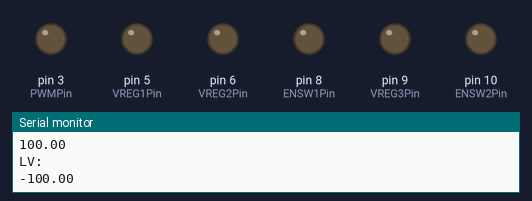
The sketch below on a simulated Arduino Leonardo, built with avr-gcc and run on an emulated ATmega32U4. Shown: output pins drawn as LEDs (lit = HIGH), the last lines printed to the serial monitor.

Above: at 0.1 s.
At 3.15 s:
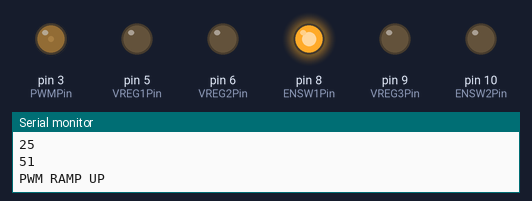
At 15.7 s:
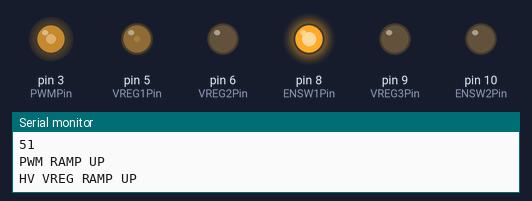
At 20.9 s:
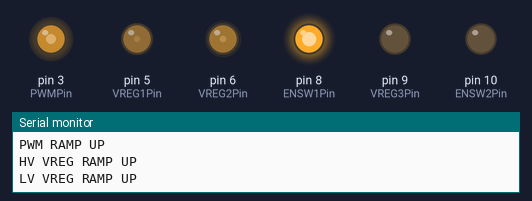
At 39.86 s:
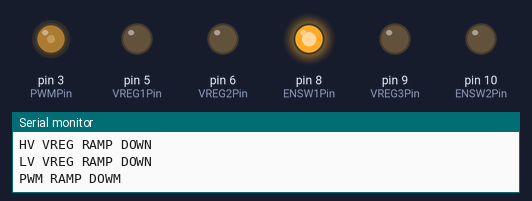
Timing chart, 0 to 40.0 s (numbered marks = the images above):
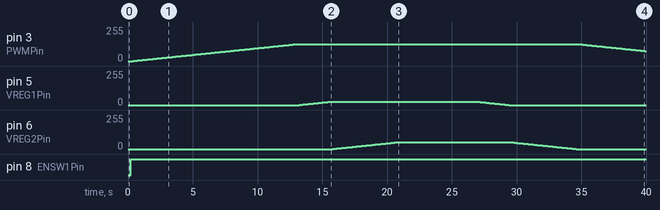

Measured:
- by itself, pin 3 (PWMPin): rises from 0/255 to 127/255 in 12.6 s, then falls to 75/255 in 26.9 s
- by itself, pin 5 (VREG1Pin): rises from 0/255 to 25/255 in 2.4 s, then falls to 0/255 in 13.8 s
- by itself, pin 6 (VREG2Pin): rises from 0/255 to 51/255 in 5.0 s, then falls to 0/255 in 13.8 s
- by itself, pin 8 (ENSW1Pin): LOW → HIGH at 0.20 s

The sketch:

HVSWTestII.ino
```cpp
int PWMPin = 3;
//positive HV pin
int VREG1Pin = 5;
//bipolar LV pin
int VREG2Pin = 6;
//negative HV pin
int VREG3Pin = 9;

//enable gate driver positive
int ENSW1Pin = 8;
//enable gate driver negative
int ENSW2Pin = 10;

double LVMax = 500;
double HVMax = 1000;
double DMax = 100;
double DMin = 0;

void setup()  {
  // start //Serial port at 9600 bps and wait for port to open:
  Serial.begin(9600);
  //while (!Serial) {;} // wait for //Serial port to connect. Needed for Leonardo only
  //pin mapping
  pinMode(PWMPin,OUTPUT);
  pinMode(VREG1Pin,OUTPUT);
  pinMode(VREG2Pin,OUTPUT);
  pinMode(VREG3Pin,OUTPUT);
  pinMode(ENSW1Pin,OUTPUT);
  pinMode(ENSW2Pin,OUTPUT);

}

void reset()  {
  //set everything to zero
  analogWrite(PWMPin, 0);
  analogWrite(VREG1Pin, 0);
  analogWrite(VREG2Pin, 0);
  analogWrite(VREG3Pin, 0);
  digitalWrite(ENSW1Pin,LOW);
  digitalWrite(ENSW2Pin,LOW);
}

void experiment(double LV,double HV, double D) {

  int PWMValue = 0;
  PWMValue=((int) (DMax-D))/(DMax)*255;//it's opposite
  int HVValue = 0;
  HVValue=abs((int) HV)/HVMax*255;
  int LVValue = 0;
  LVValue=abs((int) LV)/LVMax*255;
  Serial.println(PWMValue);
  Serial.println(HVValue);
  Serial.println(LVValue);
  delay(100);
  //positive or negative? enable correct gate driver

  if(HV>=0){
    digitalWrite(ENSW1Pin,HIGH);
    digitalWrite(ENSW2Pin,LOW);
  }else{
    digitalWrite(ENSW1Pin,LOW);
    digitalWrite(ENSW2Pin,HIGH);
  };

  delay(100);
  // fade in from min to max in increments of 5 points:


  Serial.println("PWM RAMP UP");
  for(int fadeValue = 0 ; fadeValue <= PWMValue; fadeValue +=1) {
    analogWrite(PWMPin, fadeValue);
    delay(100);
  }

  Serial.println("HV VREG RAMP UP");
  for(int fadeValue = 0 ; fadeValue <= HVValue; fadeValue +=1) {
    if(HV>=0){
      analogWrite(VREG1Pin, fadeValue);
    }else{
      analogWrite(VREG3Pin, fadeValue);
    }
    delay(100);
  }
  Serial.println("LV VREG RAMP UP");
  for(int fadeValue = 0 ; fadeValue <= LVValue; fadeValue +=1) {
    analogWrite(VREG2Pin, fadeValue);
    delay(100);
  }
  ///
  //actual run

  Serial.println("EXPERIMENT");
  delay(6000);
  ///
  //fade down

  Serial.println("HV VREG RAMP DOWN");
  for(int fadeValue = HVValue ; fadeValue >=0 ; fadeValue -=1) {
    if(HV>=0){
      analogWrite(VREG1Pin, fadeValue);
    }else{
      analogWrite(VREG3Pin, fadeValue);
    }
    delay(100);
  }
  Serial.println("LV VREG RAMP DOWN");
  for(int fadeValue = LVValue ; fadeValue >=0 ; fadeValue -=1) {
    analogWrite(VREG2Pin, fadeValue);
    delay(100);
  }
  Serial.println("PWM RAMP DOWM");
  for(int fadeValue = PWMValue ; fadeValue >=0 ; fadeValue -=1) {
    analogWrite(PWMPin, fadeValue);
    delay(100);
  }
  //turn off
  digitalWrite(ENSW1Pin,LOW);
  digitalWrite(ENSW2Pin,LOW);
  delay(100);
}

void loop()  {
  double DV = 100;
  double CV = 0;
  double D = 50;
  double HV = DV + CV;
  Serial.println("HV:");
  Serial.println(HV);
  double LV = -HV*D/(100-D)+CV ;
  Serial.println("LV:");
  Serial.println(LV);
  delay(100);
  if(abs(HV-LV)>1000){
    Serial.println("Voltage out of range");
    delay(10000);
    reset();
  }else{
    reset();
    Serial.println("Run :");
    experiment(LV, HV, D);
    reset();
  }
  DV = -100;
  HV = DV + CV;
  Serial.println("HV:");
  Serial.println(HV);
  LV = -HV*D/(100-D)+CV ;
  Serial.println("LV:");
  Serial.println(LV);
  delay(10000);
  if(abs(HV-LV)>1000){
    Serial.println("Voltage out of range");
    delay(10000);
    reset();
  }else{
    reset();
    Serial.println("Run:");
    experiment(LV, HV, D);
    reset();
  }
}
```
